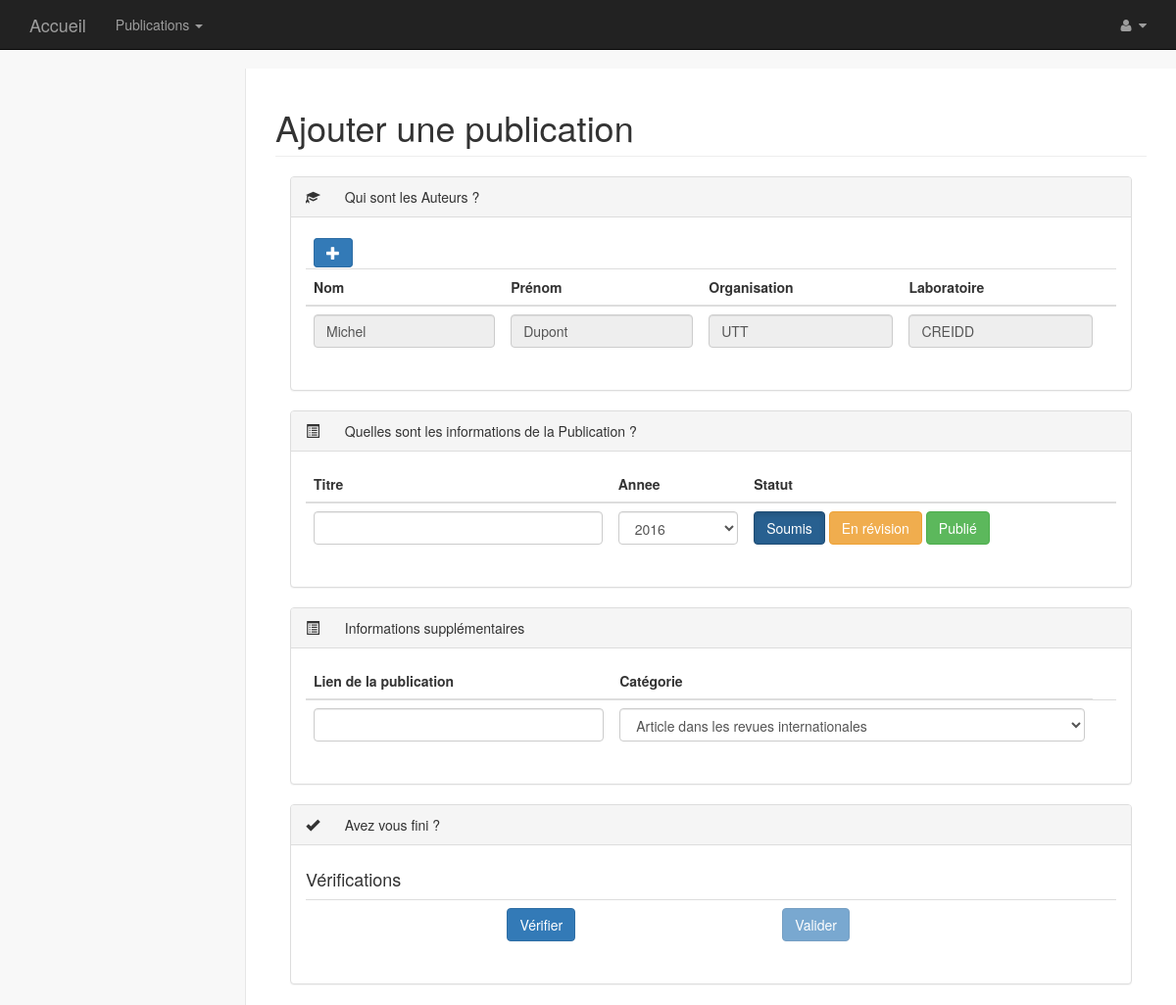
Page /index.php?controleur=ajoutPublication (signed in) on the committed database.
### tables this page shows
CREATE TABLE IF NOT EXISTS `Auteur` (
  `id` int(11) NOT NULL AUTO_INCREMENT,
  `organisation` varchar(50) NOT NULL,
  `equipe` varchar(25) NOT NULL,
  `nom` varchar(25) NOT NULL,
  `prenom` varchar(25) NOT NULL,
  PRIMARY KEY (`id`)
);

### Controleur/ControleurAjoutPublication.php (called while the page is built, shortened)
<?php
	class ControleurAjoutPublication extends ControleurSecurise{
		private $chercheurUTT;
		public function __construct(){
		    $this->chercheurUTT = new Chercheur_UTT(null, 'nom', 'prenom', 'UTT', 'equipe', 'login', 'mdp');
		}
		public function index(){
                    $utilisateur = $this->chercheurUTT->getChercheur($this->requete->getSession()->getAttribut('idUtilisateur'));
                    $this->genererVue(array('titrePage' => 'Ajouter une publication', 'nomDefaut' => $utilisateur->getNom(), 'prenomDefaut' => $utilisateur->getPrenom(), 'organisationDefaut' => $utilisateur->getOrganisation(), 'laboratoireDefaut' => $utilisateur->getEquipe()));
                }
    }

### Core/Routeur.php (called while the page is built, shortened)
<?php
    class Routeur{
        public function routerRequete(){
            try{
                $requete = new Requete(array_merge($_GET, $_POST));
                $controleur = $this->creerControleur($requete);
                $action = $this->creerAction($requete);
                $controleur->executerAction($action);
            }
            catch(Exception $e){
                $this->gererErreur($e);
            }
        }
        private function creerControleur(Requete $requete){
            $controleur = "Accueil";
            if($requete->existeParametre('controleur')){
                $controleur = $requete->getParametre('controleur');
                $controleur = ucfirst($controleur);
            }
            $classeControleur = 'Controleur' . $controleur;
            $fichierControleur = 'Controleur/' . $classeControleur . '.php';
            if(file_exists($fichierControleur)){
                $controleur = new $classeControleur();
                $controleur->setRequete($requete);
                return $controleur;
            }
            else{
                throw new Exception("Fichier '$fichierControleur' introuvable");
            }
        }
        private function creerAction(Requete $requete){
            $action = "index";
            return $action;
        }
    }

### index.php (called while the page is built, shortened)
<?php
    require 'Core/Routeur.php';
    $routeur = new Routeur();
    $routeur->routerRequete();

### Core/Configuration.php (called while the page is built)
<?php
    class Configuration{
        private static $parametres;
        public static function get($nom, $valeurDefaut = null){
            if(isset(self::getParametres()[$nom])){
                $valeur = self::getParametres()[$nom];
            }
            else{
                $valeur = $valeurDefaut;
            }
            return $valeur;
        }
        private static function getParametres(){
            if(self::$parametres == null){
                $cheminFichier = 'Config/prod.ini';
                if(!file_exists($cheminFichier)){
                    $cheminFichier = 'Config/dev.ini';
                }
                if(!file_exists($cheminFichier)){
                    throw new Exception('Aucun fichier de configuration trouvé');
                }
                else{
                    self::$parametres = parse_ini_file($cheminFichier);
                }
            }
            return self::$parametres;
        }
    }

### Core/Modele.php (called while the page is built)
<?php
    require_once 'Configuration.php';
    abstract class Modele{
        private static $bdd;
        protected function executerRequete($sql, $params = null){
            if($params == null){
                $resultat = self::getBdd()->query($sql);
            }
            else{
                $resultat = self::getBdd()->prepare($sql);
                $resultat->execute($params);
            }
            return $resultat;
        }
        private static function getBdd(){
            if(self::$bdd == null){
                $dsn = Configuration::get("dsn");
                $login = Configuration::get("login");
                $mdp = Configuration::get("mdp");
                self::$bdd = new PDO($dsn, $login, $mdp,
                            array(PDO::ATTR_ERRMODE => PDO::ERRMODE_EXCEPTION));
            }
            return self::$bdd;
        }
    }

### Classes/Chercheur.php (called while the page is built, shortened)
<?php
    require_once 'Core/Modele.php';
    class Chercheur extends Modele{
        public function getChercheur($id){
            $sql = 'SELECT * FROM Auteur WHERE id = ?';
            $resultat = $this->executerRequete($sql, array($id));
            $chercheurID = $resultat->fetch();
            $chercheur = new Chercheur($chercheurID['id'], $chercheurID['nom'], $chercheurID['prenom'], $chercheurID['organisation'], $chercheurID['equipe']);
            return $chercheur;
        }
    }

### Vue/AjoutPublication/index.php (the view, shortened to what this page needs)
<?php
    $this->stylesCss = '
    <link href="bootstrap/bower_components/metisMenu/dist/metisMenu.min.css" rel="stylesheet">
    <link href="bootstrap/dist/css/timeline.css" rel="stylesheet">
    <link href="bootstrap/dist/css/sb-admin-2.css" rel="stylesheet">
    <link href="bootstrap/bower_components/morrisjs/morris.css" rel="stylesheet">
    <link href="bootstrap/bower_components/font-awesome/css/font-awesome.min.css" rel="stylesheet" type="text/css">
    <link href="styles/css/Moncss.css" rel="stylesheet" type="text/css">';
?>
 <div id="page-wrapper">
    <div class="row">
        <div class="col-lg-12">
           <h1 class="page-header"><?= $titrePage ?></h1>
        </div>
    </div>
    <div id="contenu">
        <form method="POST" action="index.php?controleur=ajoutPublication&action=ajouterPublication">
        <div class="col-lg-12">
            <div class="panel panel-default">
                <div class="panel-heading">
                    <span class="glyphicon glyphicon-education" aria-hidden="true"></span>
                    Qui sont les Auteurs ?
                </div>
                <div class="panel-body">
                    <div class="row">
                        <div class="col-lg-12">
                            <div class="table-responsive">
                                <table class="table">
                                    <thead>
                                        <tr>
                                            <td>
                                                <div class=" B_a" data-toggle="buttons">
                                                    <label class="btn btn-primary B_aP glyphicon glyphicon-plus"></label>
                                            <td/>
                                        <tr>
                                            <th>Nom<br/></th>
                                            <th>Prénom<br/></th>
                                            <th>Organisation<br/></th>
                                            <th>Laboratoire<th/>
                                        </tr>
                                    </thead>
                                    <tbody class="auteur-origin" >
                                        <tr>
                                            <td><input class="form-control verif" type="text" value="<?= $nomDefaut ?>"  readonly name="nom[]"></td>
                                            <td><input class="form-control verif" type="text" readonly value="<?= $prenomDefaut ?>" name="prenom[]"></td>
                                            <td><input class="form-control verif Maorga" type="text" readonly value="<?= $organisationDefaut ?>" name="organisation[]"></td>
                                            <td><input class="form-control verif" type="text" readonly value="<?= $laboratoireDefaut?>" name="departement[]"></td>
                                        </tr>
                                    </tbody>
                                </table>
                            </div>
                        </div>
                    </div>
                </div>
            </div>
        </div>
        <div class="col-lg-12">
            <div class="panel panel-default">
                <div class="panel-heading">
                    <span class="glyphicon glyphicon-list-alt" aria-hidden="true"></span>
                    Quelles sont les informations de la Publication ?
                </div>
                <div class="panel-body">
                    <div class="row">
                        <div class="col-lg-12">
                            <div class="table-responsive">
                                <table class="table">
                                    <thead>
                                        <tr>
                                            <th>Titre<br/></th>
                                            <th>Annee<br/></th>
                                            <th>Statut<br/></th>
                                        </tr>
                                    </thead>
                                    <tbody>
                                    <tr>
                                        <td>
                                            <input class="form-control verif" type="text" value="" name="titre">
                                        </td>
                                        <td>
                                            <select class="form-control verif" name="annee" value="">
                                                <option value ="2016">2016</option>
                                            </select>
                                        </td>
                                        <td>
                                            <div class="" data-toggle="buttons">
                                                <label class="btn btn-primary active">
                                                    <input type="radio" name="statut" value="soumis" autocomplete="off" checked> Soumis
                                                </label>
                                                <label class="btn btn-warning">
                                                    <input type="radio" name="statut" value="revision" autocomplete="off"> En révision
                                                </label>
                                                <label class="btn btn-success">
                                                    <input type="radio" name="statut" value="publie" autocomplete="off"> Publié
                                                </label>
                                            </div>
                                        </td>
                                    </tr>
                                </tbody>
                            </table>
                        </div>
                    </div>
                </div>
            </div>
        </div>
    </div>
    <div class="col-lg-12">
        <div class="panel panel-default">
            <div class="panel-heading">
                <span class="glyphicon glyphicon-list-alt" aria-hidden="true"></span>
                Informations supplémentaires
            </div>
                <div class="panel-body">
                    <div class="row">
                        <div class="col-lg-12">
                            <div class="table-responsive">
                                <table class="table">
                                    <thead>
                                        <tr>
                                            <th>Lien de la publication<br/></th>
                                            <th>Catégorie<br/></th>
                                        </tr>
                                    </thead>
                                    <tbody>
                                        <tr>
                                            <td>
                                                <input class="form-control verif" type="text" value="" name="reference">
                                            </td>
                                            <td>
                                                <select class="form-control Maclass verif" name="categorie" value="">
                                                    <option value ="RI">Article dans les revues internationales</option>
                                                </select>
                                            </td>
                                            <td>
                                            </td>
                                        </tr>
                                    </tbody>
                                </table>
                            </div>
                        </div>
                    </div>
                </div>
            </div>
        </div>
        <div class="col-lg-12">
                <div class="panel panel-default">
                    <div class="panel-heading">
                        <span class="glyphicon glyphicon-ok" aria-hidden="true"></span>
                        Avez vous fini ?
                    </div>
                    <div class="panel-body">
                        <div class="row">
                            <div class="col-lg-12">
                                <div class="table-responsive">
                                    <table class="table">
                                        <tbody>
                                            <tr>
                                                <td><label class="btn btn-primary submitjs pull-right" >Vérifier</label></td>
                                                <td>
                                                    <input type="submit" name="valider" class="submitnojs btn btn-primary submitnojs pull-right" disabled="disabled" value="Valider">
                                                </td><td></td><td></td><td></td><td></td><td></td>
                                            </tr>
                                            <tr>
                                                <h4>Vérifications</h4>
                                            </tr>
                                        </tbody>
                                    </table>
                                </div>
                            </div>
                        </div>
                    </div>
                </div>
            </div>
        </form>
    </div>
<div class="row">
            </div>
</div>

### styles/css/Moncss.css (style rules this page uses)
.Maclass { display: inline; }
.B_aP { display : inline; }

### rows in the picture
auteur: nom "Michel", prenom "Dupont", organisation "UTT", equipe "CREIDD"

### other values in the picture
$titrePage "Ajouter une publication"
